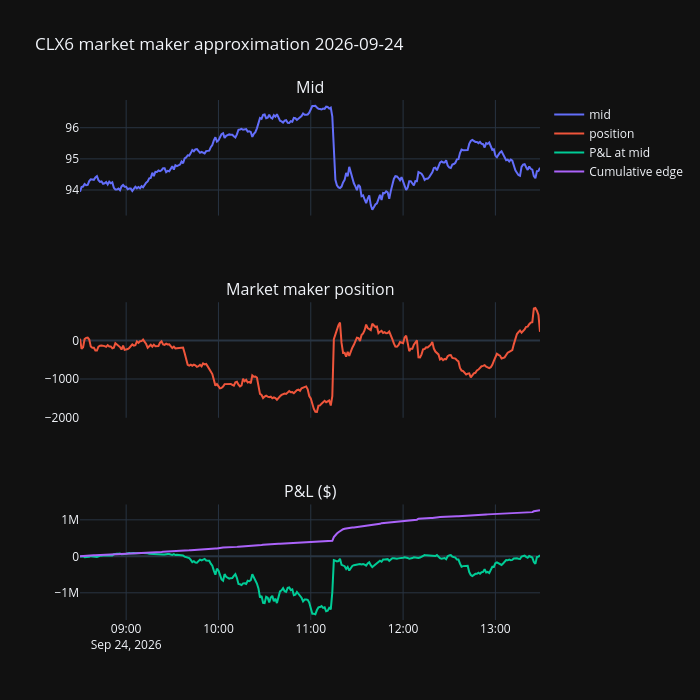

Source (notebook cell):
### Code cell
plot_mm(nov_trades, nov)

### Figure 1 — Plotly figure (JSON) as saved in the notebook; plotly's stock layout.template omitted (floating-point values rounded to 4 significant figures; data arrays with more than 128 entries replaced by an {"elided": "..."} marker saying what was removed)
{"data": [{"name": "mid", "type": "scatter", "x": {"elided": "300 str values"}, "xaxis": "x", "y": {"elided": "300 float values"}, "yaxis": "y"}, {"name": "position", "type": "scatter", "x": {"elided": "300 str values"}, "xaxis": "x2", "y": {"elided": "300 int values"}, "yaxis": "y2"}, {"name": "P&L at mid", "type": "scatter", "x": {"elided": "300 str values"}, "xaxis": "x3", "y": {"elided": "300 float values"}, "yaxis": "y3"}, {"name": "Cumulative edge", "type": "scatter", "x": {"elided": "300 str values"}, "xaxis": "x3", "y": {"elided": "300 float values"}, "yaxis": "y3"}], "layout": {"annotations": [{"font": {"size": 16}, "showarrow": false, "text": "Mid", "x": 0.5, "xanchor": "center", "xref": "paper", "y": 1, "yanchor": "bottom", "yref": "paper"}, {"font": {"size": 16}, "showarrow": false, "text": "Market maker position", "x": 0.5, "xanchor": "center", "xref": "paper", "y": 0.6111, "yanchor": "bottom", "yref": "paper"}, {"font": {"size": 16}, "showarrow": false, "text": "P&L ($)", "x": 0.5, "xanchor": "center", "xref": "paper", "y": 0.2222, "yanchor": "bottom", "yref": "paper"}], "height": 700, "title": {"text": "CLX6 market maker approximation 2026-09-24"}, "width": 700, "xaxis": {"anchor": "y", "domain": [0, 1], "matches": "x3", "showticklabels": false}, "xaxis2": {"anchor": "y2", "domain": [0, 1], "matches": "x3", "showticklabels": false}, "xaxis3": {"anchor": "y3", "domain": [0, 1]}, "yaxis": {"anchor": "x", "domain": [0.7778, 1]}, "yaxis2": {"anchor": "x2", "domain": [0.3889, 0.6111]}, "yaxis3": {"anchor": "x3", "domain": [0, 0.2222]}}}
